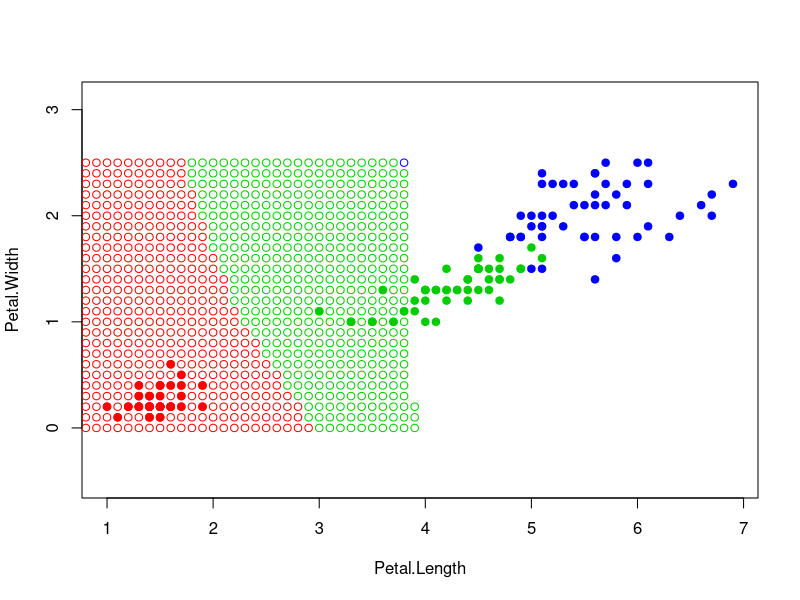

This chart was generated by the following R code: (Note: a time limit stopped this script after it produced the figure.)


euclide <- function(u, v)
{
  sqrt(sum((u - v)^2))
}


sortObjectByDist <- function(xl, z, metricFunction = euclide)
{
  l <- dim(xl)[1]
  n <- dim(xl)[2] - 1
  
  distances <- rep(0, l) #âåêòîð íà L ýëåìåíòîâ, çàïîëíåííûé 0
  for (i in 1:l)
  {
    distances[i] <- c(metricFunction(xl[i, 1:n], z)) # âåêòîð ñ ðàññòîÿíèÿìè
  }
  orderedXl <- xl[order(distances), ] # ñîðòèðóåò âåêòîð äèñòàíöèè ïî èíäåêñàì
  return (orderedXl)
}


oneNN <- function(xl, z)
{
  orderedXl <- sortObjectByDist(xl, z)
  n <- dim(orderedXl)[2]
  
  classes <- orderedXl[1, n] # óáðàë -1 & +1, òàê êàê äà¸ò äîñòóï ê òåì æå äàííûì
  
  return (classes)
}

xl_arr <- function(q)
{
  if (q > 50) 
    q = 50
    
  res1 <- sample(c(1:50), q, replace = FALSE)
  res2 <- sample(c(51:100), q, replace = FALSE)
  res3 <- sample(c(101:150), q, replace = FALSE)
  x1 <- iris[res1, 3:5]
  x2 <- iris[res2, 3:5]
  x3 <- iris[res3, 3:5]
  arr <- rbind(x1,x2,x3)
  return(arr)
}

drowPoints <- function(xl)
{
  colors <- c("setosa" = "red", "versicolor" = "green3", "virginica" = "blue")
  plot(xl[1:2], pch = 21, bg = colors[xl$Species], col = colors[xl$Species], asp = 1)
  
  for(i in seq(0, 7, 0.1)){
    for(j in seq(0, 2.5, 0.1))
    {
      z <- c(i, j)
      class <- oneNN(xl, z)
      points(z[1], z[2], pch = 1, bg = colors[class], col = colors[class])
    }
  }
}

main <- function()
{
  xl <- xl_arr(50)
  drowPoints(xl)
} # end main function

main()
